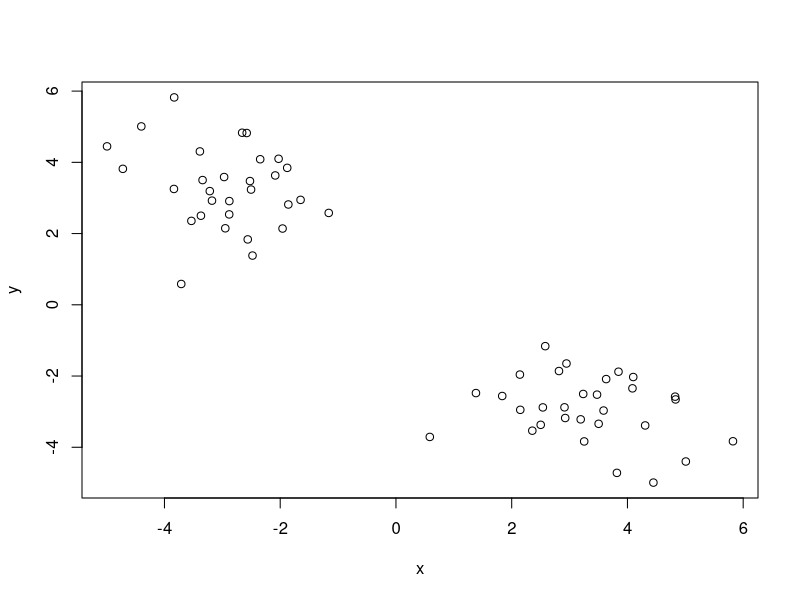
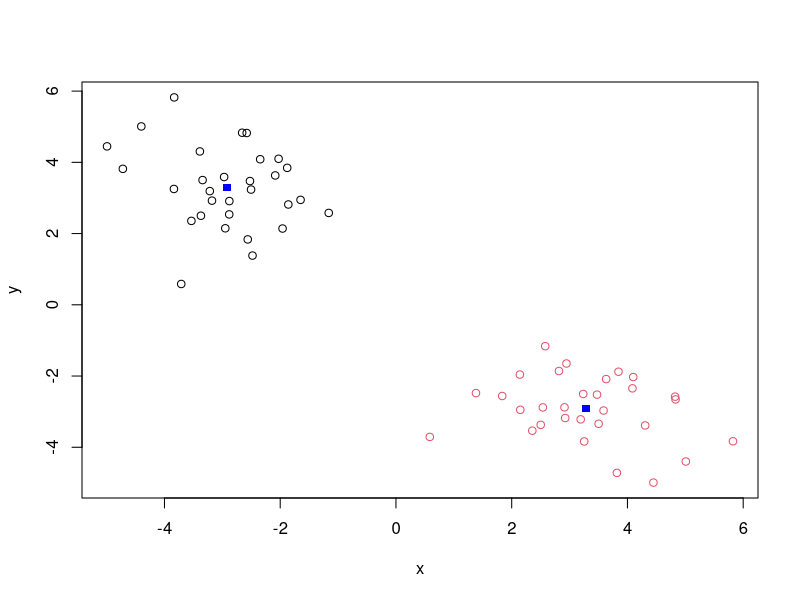
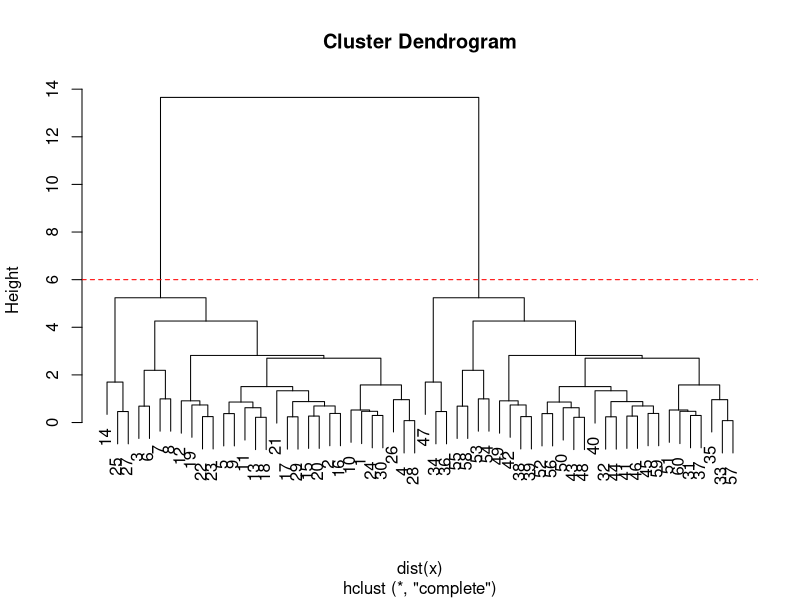
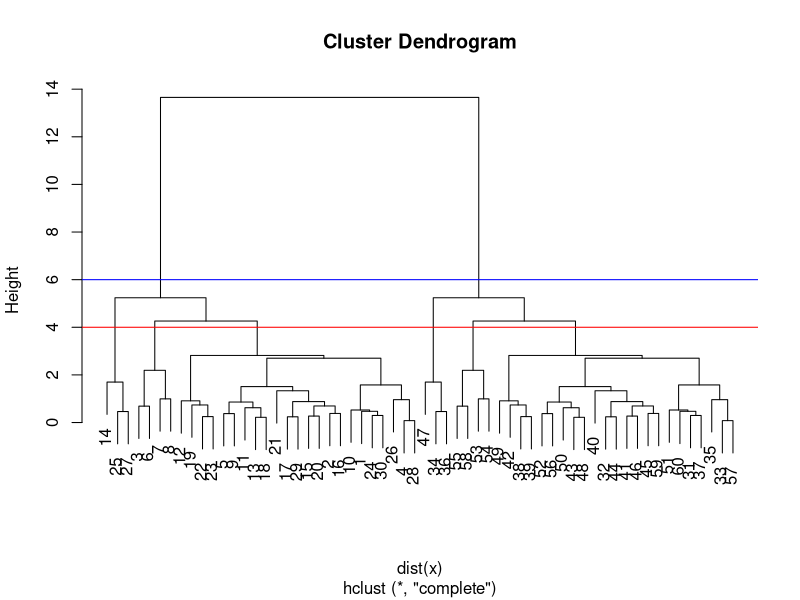
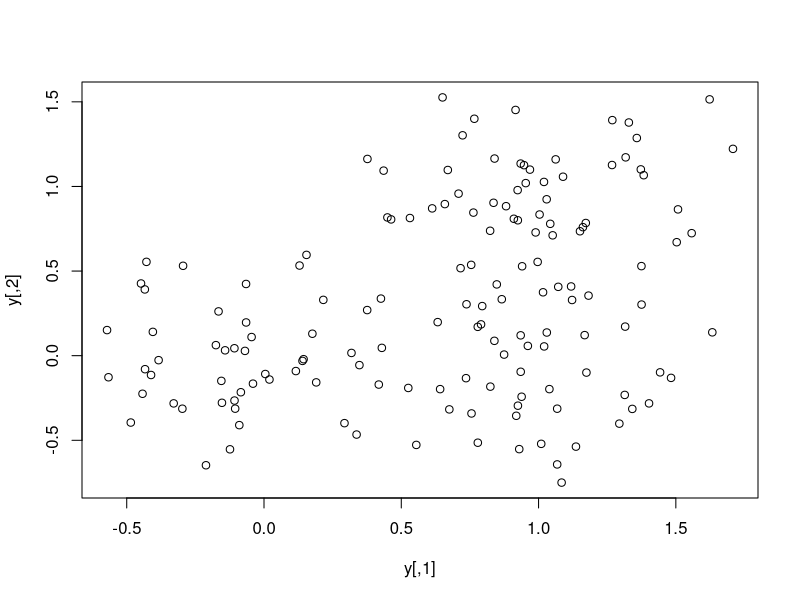
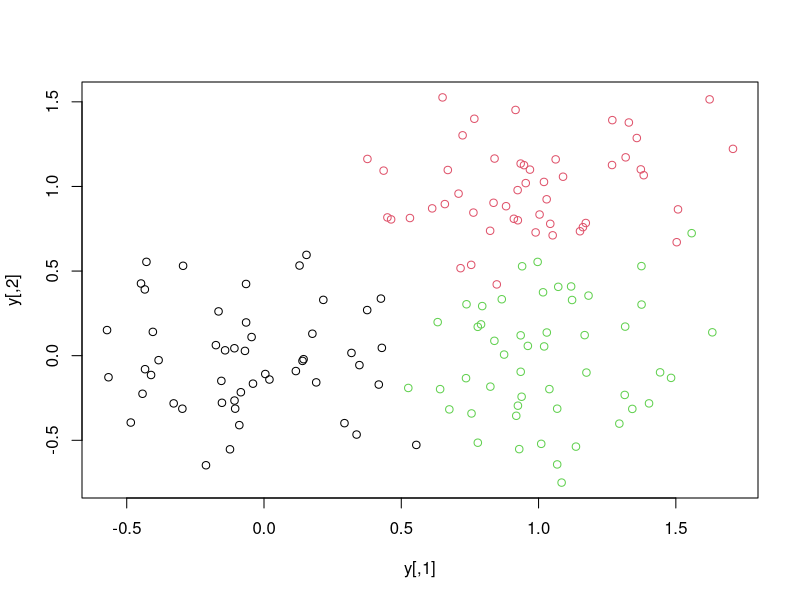
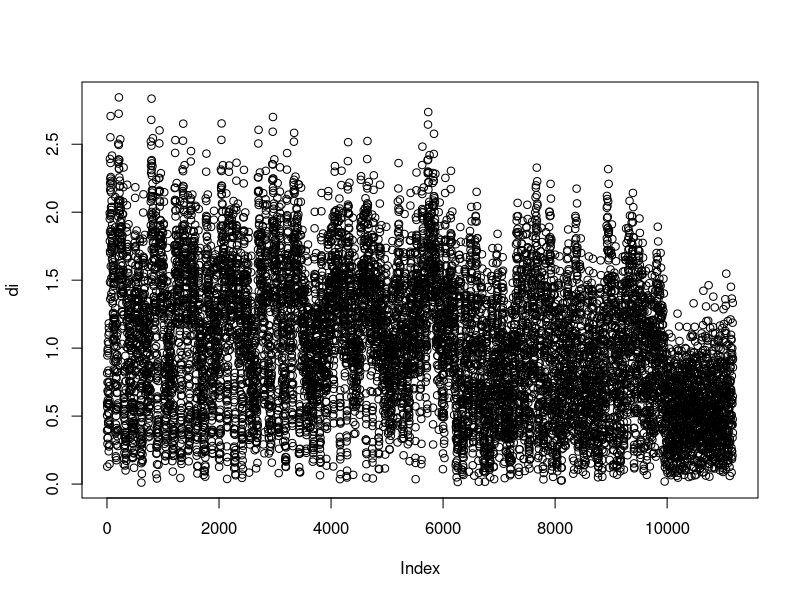
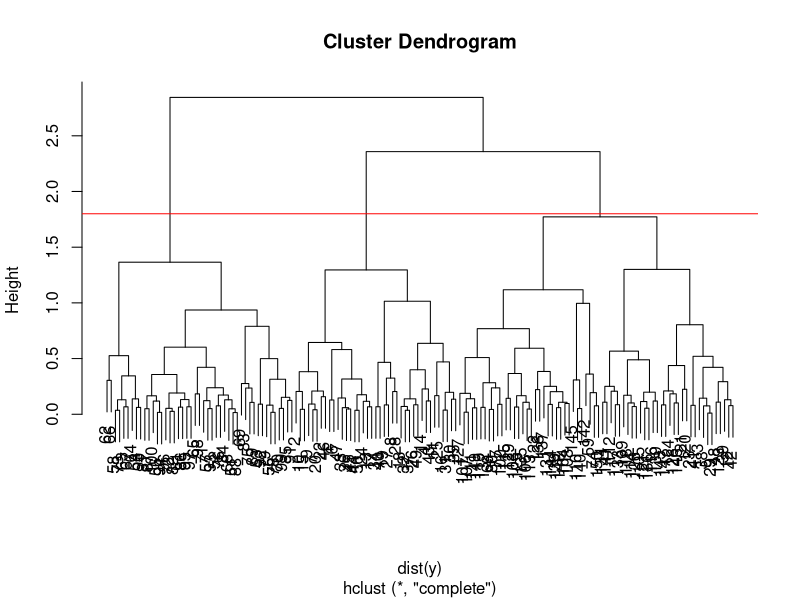

Write the R code that produced these figures, in order.
## ---- chunk 1
knitr::opts_chunk$set(echo = TRUE)
## ---- chunk 2
#Generate some exapmle data for clustering
tmp <- c(rnorm(30,-3), rnorm(30,3))
x <- cbind(x=tmp, y=rev(tmp))

plot(x)
## ---- chunk 3
km <- kmeans(x, centers =2, nstart = 20)
print(km)

#cluster size
km$cluster

#cluster length
length(km$cluster)

table(km$cluster)
## ---- chunk 4
plot(x, col=km$cluster)
points(km$centers, col = "blue", pch = 15)
## ---- chunk 5
dist_matrix <- dist(x) 
hc <- hclust(dist(x))

#plotting dendrogram
plot(hc)
abline(h=6, col = "red", lty = 2)

## ---- chunk 6
cutree(hc, h = 6)

plot(hc)
abline(h=6, col = "blue")
abline(h=4, col = "red")
## ---- chunk 7
cutree(hc, h = 4)
## ---- chunk 8
#Step 1. Generate data
y <- rbind(
 matrix(rnorm(100, mean=0, sd = 0.3), ncol = 2), # c1
 matrix(rnorm(100, mean = 1, sd = 0.3), ncol = 2), # c2
 matrix(c(rnorm(50, mean = 1, sd = 0.3), # c3
 rnorm(50, mean = 0, sd = 0.3)), ncol = 2))
colnames(x) <- c("x", "y")

# Step 2. Plot the data without clustering
plot(y)
# Step 3. Generate colors for known clusters
# (just so we can compare to hclust results)
col <- as.factor( rep(c("c1","c2","c3"), each=50) )
plot(y, col=col)
## ---- chunk 9
di <- dist(y)
plot(di)
## ---- chunk 10
hc <- hclust(dist(y))
plot(hc)
abline(h = 1.8, col = "red")

#to get cluster membership vector use `cutree()` 
#to tabulate how many members in each cluster we have use `table()`
grps <- cutree(hc, k=3)
table(grps)
